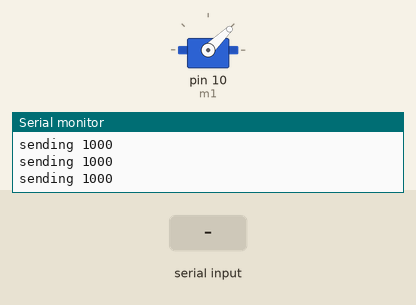
Bench run of a sketch on a simulated Arduino Uno, built with avr-gcc and run on an emulated ATmega328P. Parts: servo, the last lines printed to the serial monitor. The inputs (shaded band) are chosen by the test bench.

Above: at 1.2 s.
1.3 s: "5\n" received over Serial
At 1.6 s:
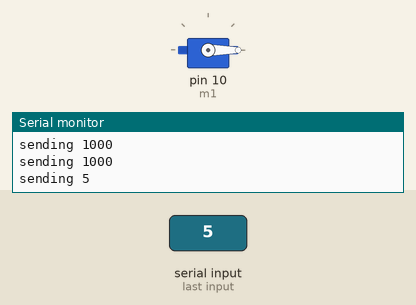
2.8 s: "90\n" received over Serial
5.8 s: "90,45\n" received over Serial
Timing chart, 0 to 8.8 s (numbered marks = the images above; inputs shaded):
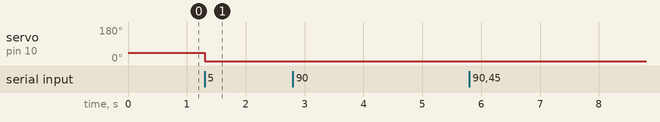

Measured:
- after the input at 1.3 s, servo on pin 10 (m1): 44° → 0° at once

The sketch:

flight_mode.ino
```cpp
#include <Servo.h>
#define MAX_SIGNAL 2000
#define MIN_SIGNAL 1000
Servo m1;

int val=MIN_SIGNAL;

void setup(){
  Serial.begin(9600);
  Serial.println("calibration, outputting maximumum output");
  m1.attach(10);

  //m1.writeMicroseconds(MIN_SIGNAL);

  Serial.println("Waiting for you now cap");
  /*while (!Serial.available());
  Serial.read();*/

  /*m1.writeMicroseconds(MAX_SIGNAL);
  while (!Serial.available());
  Serial.read();
  Serial.println("Sending minimum output");
  m1.writeMicroseconds(MIN_SIGNAL);*/
}
void loop(){
  if(Serial.available()){
    val = Serial.parseInt();
    //if(val >= MIN_SIGNAL && val <= MAX_SIGNAL){

    //}

  }
  m1.writeMicroseconds(val);
  Serial.print("sending ");
  Serial.println(val);
  delay(17);
}
```
